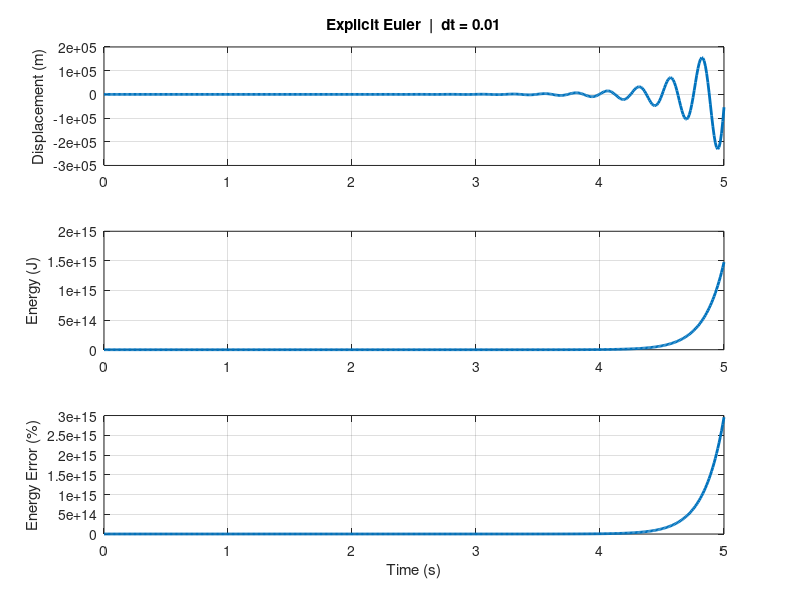
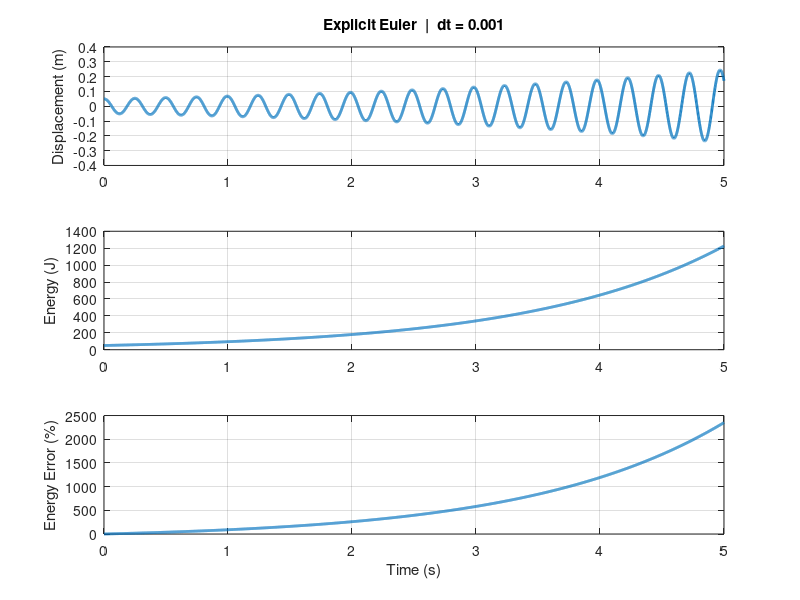
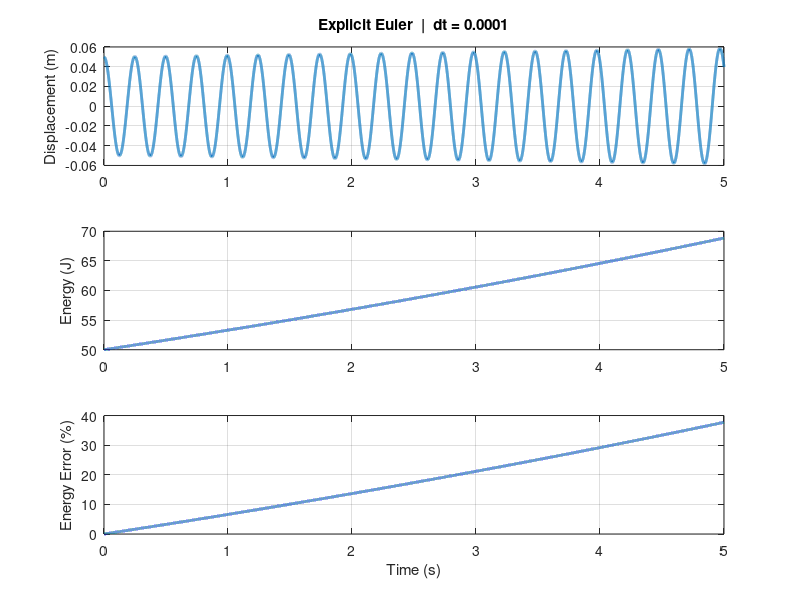
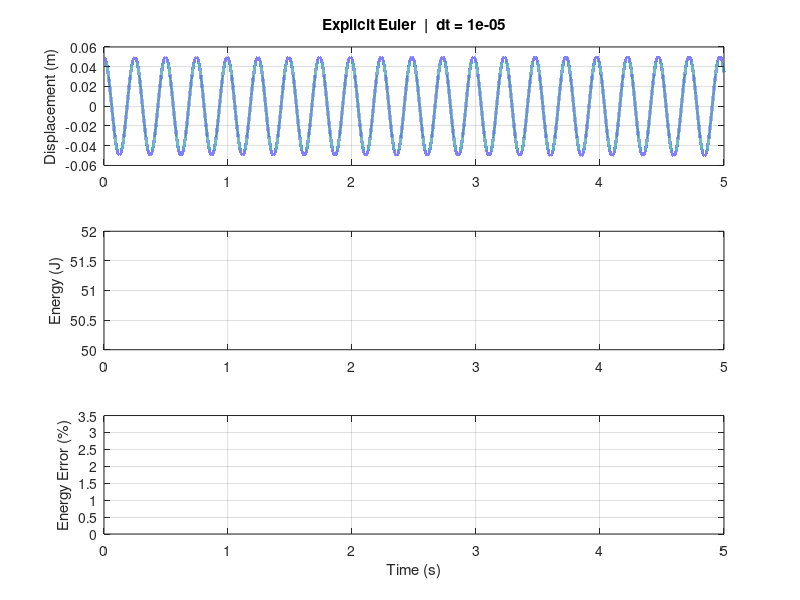

The MATLAB script that drew these images, in order:
%% Explicit Euler
% Time Step Sensitivity Analysis
clear; clc; close all;

%% Parameters

m = 250/4;      % kg
k = 40000;      % N/m

%% Initial conditions

x0 = 0.05;      % m
v0 = 0;         % m/s

%% Time settings

t_end = 5;

dt_list = [1e-2 1e-3 1e-4 1e-5];

%% Loop for different dt

for d = 1:length(dt_list)

    dt = dt_list(d);

    t = 0:dt:t_end;
    N = length(t);

    %% Initialize

    x = zeros(1,N);
    v = zeros(1,N);
    a = zeros(1,N);

    x(1) = x0;
    v(1) = v0;

    %% Explicit Euler

    for i = 1:N-1

        % acceleration
        a(i) = -(k/m)*x(i);

        % velocity update
        v(i+1) = v(i) + a(i)*dt;

        % position update
        x(i+1) = x(i) + v(i)*dt;

    end

    %% Final acceleration

    a(N) = -(k/m)*x(N);

    %% Energy calculation

    KE = 0.5 * m .* v.^2;
    PE = 0.5 * k .* x.^2;

    E_total = KE + PE;

    E0 = E_total(1);

    %% Energy error %

    E_error_percent = ...
        (E_total - E0)/E0 * 100;

    %% =====================================
    % Plot
    %% =====================================

    figure('Name',['dt = ' num2str(dt)]);

    %% Displacement

    subplot(3,1,1)

    plot(t,x,'LineWidth',2);

    grid on;

    ylabel('Displacement (m)');

    title(['Explicit Euler  |  dt = ' num2str(dt)]);

    %% Total Energy

    subplot(3,1,2)

    plot(t,E_total,'LineWidth',2);

    grid on;

    ylabel('Energy (J)');

    %% Energy Error

    subplot(3,1,3)

    plot(t,E_error_percent,'LineWidth',2);

    grid on;

    xlabel('Time (s)');
    ylabel('Energy Error (%)');

end
